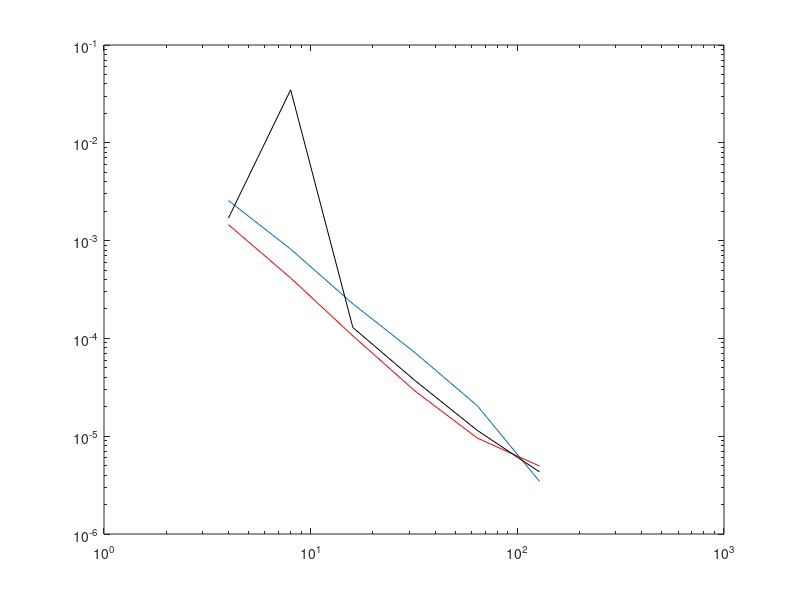

The MATLAB source for this figure:
num_el = [4 8 16 32 64 128];
%accuracy MPM(1)
% Deltares
error_1 = [0.002567737343201 8.194641928163814e-004 2.259255963095032e-004...
    7.140661483842501e-005 2.050956700532768e-005 3.456171713329815e-006];
loglog(num_el, error_1)
hold on
accuracy_1 = log2(error_1(1:end-1)./error_1(2:end))
% Matlab
error_matlab_1 =  [1.2918E-03 3.2595E-04 8.1795E-05 2.0632E-05...
    5.4969E-06 2.1502E-06];
accuracy_matlab_1 = log2(error_matlab_1(1:end-1)./error_matlab_1(2:end))

%accuracy MPM(4)
error_4 = [0.001456578325061 4.149949874748430e-004 1.062060321475216e-004...
    2.895357726837570e-005 9.583630043251487e-006 4.955854241281396e-006];
accuracy_4 = log2(error_4(1:end-1)./error_4(2:end))
loglog(num_el, error_4,'r')
hold on
error_matlab_4 = [1.0374e-03 2.6167e-04 6.5694e-05 1.6625e-05 4.5505e-06...
    1.9769e-06];
accuracy_matlab_4 = log2(error_matlab_4(1:end-1)./error_matlab_4(2:end))

%accuracy MPM(8)
error_8 = [0.001697435797358 0.034818575189317 1.291696359957010e-004...
        3.701819141961082e-005 1.147304338790864e-005 4.311498131850748e-006];
accuracy_8 = log2(error_8(1:end-1)./error_8(2:end))
loglog(num_el, error_8,'k')